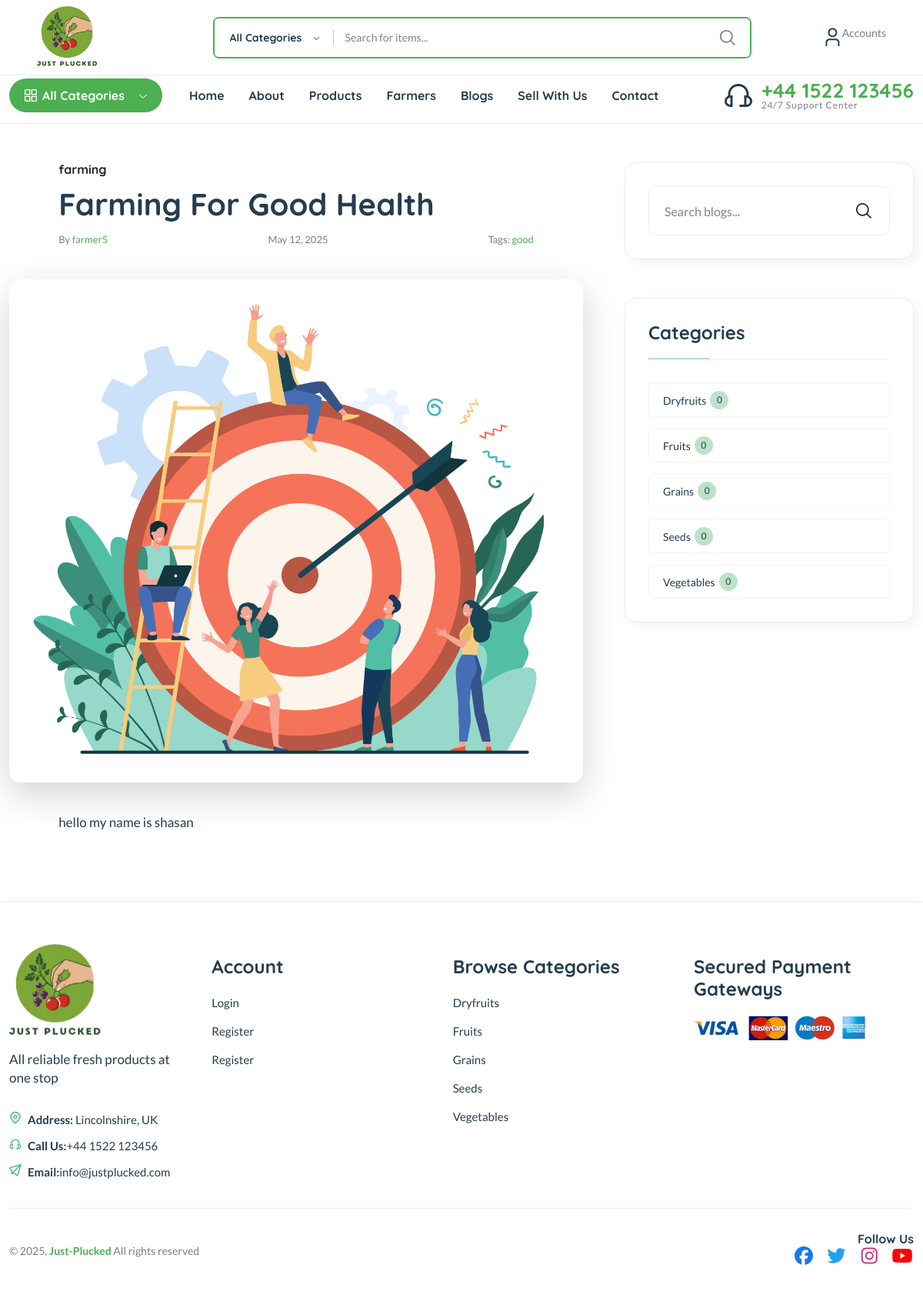
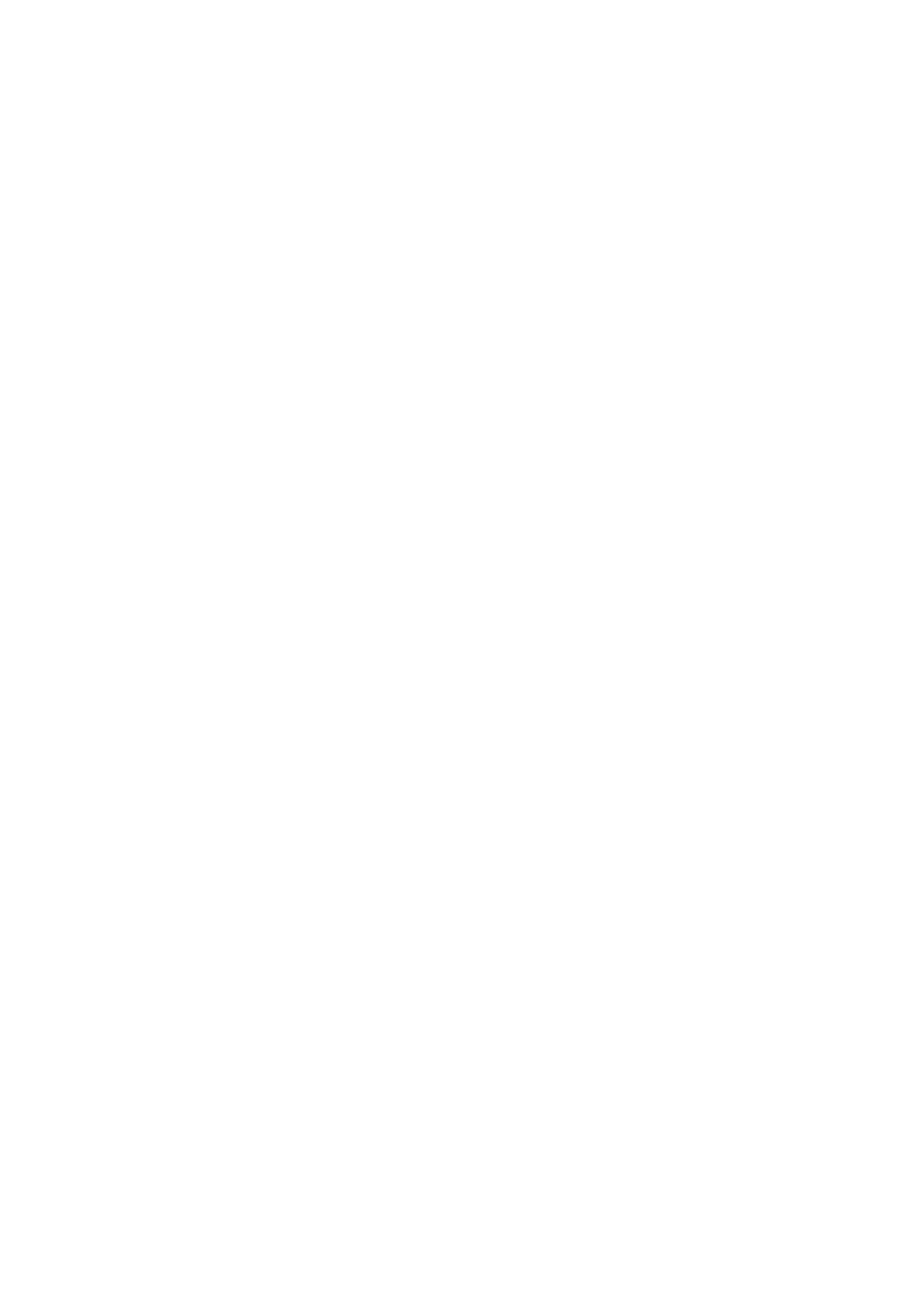
The app's page /blog/blogs/farming-for-good-health/ (upper part) with its own data (2 pictures, top to bottom).
### blog/models.py (models this page shows, shortened)
class Blog(models.Model):
    title = models.CharField(max_length=255)
    slug = models.SlugField(unique=True, blank=True, null=True)
    thumbnail=models.ImageField(upload_to='blog-images',blank=True,null=True)
    content = models.TextField()
    author = models.ForeignKey('auth.User', on_delete=models.CASCADE, related_name='blogs')
    category = models.ForeignKey(Category, on_delete=models.SET_NULL, null=True, blank=True)
    tags = models.ManyToManyField(Tag, related_name='blogs')
    created_at = models.DateTimeField(auto_now_add=True)
    updated_at = models.DateTimeField(auto_now=True)
    class Meta:
        ordering = ['-created_at']

class Category(models.Model):
    name = models.CharField(max_length=255, unique=True)
    slug = models.SlugField(unique=True)

class Tag(models.Model):
    name = models.CharField(max_length=255, unique=True)

### master/models.py (models this page shows, shortened)
class Category(models.Model):
    id = models.BigAutoField(primary_key=True)
    name = models.CharField(max_length=150, verbose_name="Category Name")
    slug = models.SlugField(max_length=150, unique=True, blank=True, null=True, verbose_name="Slug")
    parent = models.ForeignKey(
        'self',
        on_delete=models.SET_NULL,
        null=True,
        blank=True,
        related_name='subcategories',
        verbose_name="Parent Category"
    )
    description = models.TextField(blank=True, null=True, verbose_name="Description")
    active = models.BooleanField(default=True, verbose_name="Is Active")
    remarks = models.TextField(blank=True, null=True, verbose_name="Remarks")
    created = models.DateTimeField(auto_now_add=True, verbose_name="Created At")
    updated = models.DateTimeField(auto_now=True, verbose_name="Updated At")
    class Meta:
        verbose_name = "Category"
        verbose_name_plural = "Categories"
        ordering = ['name']

### blog/views.py (the view)
# urls.py: path('blogs/<slug:slug>/', BlogDetailView.as_view(), name='blog-detail'),
class BlogDetailView(DetailView):
    model = Blog
    template_name = 'website/blog/blog_detail.html'
    context_object_name = 'blog'

### farmer/context_processors.py (called while the page is built, shortened)
def farmer_dashboard_data(request):
    data = {}
    if not request.user.is_authenticated:
        return data

### website/context_processors.py (called while the page is built, shortened)
def example_context(request):
    user = request.user
    categories = Category.objects.all()
    cart_items = []
    wishlist_items = []
    return {
        'categories':       categories,
        'cart_items':       cart_items,
        'wishlist_items':   wishlist_items,
        'cart_count':       len(cart_items),
        'wishlist_count':   len(wishlist_items),
    }

### templates/website/blog/blog_detail.html
{% extends "website/base.html" %}
{% block content %}
<main class="main">
    <div class="page-content mb-50">
        <div class="container">
            <div class="row">
                <div class="col-xl-8 col-lg-8">
                    <div class="single-page pt-50 pr-30">
                        <div class="single-header style-2 mb-40">
                            <div class="row">
                                <div class="col-xl-10 col-lg-12 m-auto">
                                    <h6 class="category-name mb-10">
                                        <a href="{% url 'blog-list' %}" class="text-dark">{{ blog.category.name }}</a>
                                    </h6>
                                    <h2 class="blog-title mb-10">{{ blog.title }}</h2>
                                    <div class="single-header-meta font-xs">
                                        <span class="author">
                                            By <a href="{% url 'author-blog-list' username=blog.author.username %}">
                                                {{ blog.author.get_full_name|default:blog.author.username }}
                                            </a>
                                        </span>
                                        <span class="ml-30">{{ blog.created_at|date:"M d, Y" }}</span>
                                        {% if blog.tags.exists %}
                                        <span class="ml-30">Tags:
                                            {% for tag in blog.tags.all %}
                                            <a href="{% url 'blog-list' %}" class="text-brand">{{ tag.name }}</a>{% if not forloop.last %}, {% endif %}
                                            {% endfor %}
                                        </span>
                                        {% endif %}
                                    </div>
                                </div>
                            </div>
                        </div>
                        {% if blog.thumbnail %}
                        <figure class="single-thumbnail mb-40">
                            <img src="{{ blog.thumbnail.url }}" alt="{{ blog.title }}" class="w-100 rounded-15 shadow-lg" />
                        </figure>
                        {% else %}
                        <img class="border-radius-15" src="https://thumb.ac-illust.com/b1/b170870007dfa419295d949814474ab2_t.jpeg" alt="{{ blog.title }}" />
                        {% endif %}
                        <div class="single-content mb-40">
                            <div class="row">
                                <div class="col-xl-10 col-lg-12 m-auto">
                                    <div class="blog-content-details">
                                        {{ blog.content|safe }}
                                    </div>
                                </div>
                            </div>
                        </div>
                    </div>
                </div>
                <div class="col-xl-4 col-lg-4">
                    <div class="primary-sidebar sticky-sidebar pt-50">
                        <div class="widget-area mb-50">
                            <div class="sidebar-widget widget_search">
                                <div class="search-form">
                                    <form action="{% url 'blog-list' %}">
                                        <input type="text" placeholder="Search blogs..." name="q" />
                                        <button type="submit"><i class="fi-rs-search"></i></button>
                                    </form>
                                </div>
                            </div>
                        </div>
                        <div class="sidebar-widget widget-category-2 mb-30">
                            <h5 class="section-title style-1 mb-30">Categories</h5>
                            <ul>
                                {% for category in categories %}
  {% if category.slug %}
    <li>
      <a href="{% url 'blog-list-by-category' category_slug=category.slug %}"
         class="d-flex justify-content-between align-items-center">
        <span>{{ category.name }}</span>
        <span class="count">{{ category.blog_set.count }}</span>
      </a>
    </li>
  {% endif %}
{% endfor %}
                            </ul>
                        </div>
                    </div>
                </div>
            </div>
        </div>
    </div>
</main>
{% endblock %}

### templates/website/includes/footer.html (shortened to what this page needs)
{% load static %}
<div class="footer-bottom"></div>
  <section class="section-padding footer-mid">
  <div class="container pt-15 pb-20">
      <div class="row">
          <div class="col">
              <div class="widget-about font-md mb-md-3 mb-lg-3 mb-xl-0 wow animate__animated animate__fadeInUp" data-wow-delay="0">
                  <div class="logo mb-30">
                      <a href="{% url "home" %}" class="mb-15 w-50"><img src="{%static 'assets/justplucked.png'%}" alt="logo" style="width: 120px;"/></a>
                      <p class="font-lg text-heading">All reliable fresh products at one stop</p>
                  </div>
                  <ul class="contact-infor">
                      <li><img src="{% static 'assets/imgs/theme/icons/icon-location.svg'%}" alt="" /><strong>Address: </strong> <span>Lincolnshire, UK</span></li>
                      <li><img src="{% static 'assets/imgs/theme/icons/icon-contact.svg' %}" alt="" /><strong>Call Us:</strong><span>+44 1522 123456</span></li>
                      <li><img src="{% static 'assets/imgs/theme/icons/icon-email-2.svg' %}" alt="" /><strong>Email:</strong><span>info@justplucked.com</span></li>
                                                  </ul>
              </div>
          </div>
          <div class="footer-link-widget col wow animate__animated animate__fadeInUp" data-wow-delay=".2s">
              <h4 class="widget-title">Account</h4>
              <ul class="footer-list mb-sm-5 mb-md-0">
                {% if request.user.is_authenticated %}
                <li><a href="{% url "cart_view" %}">Cart</a></li>
                <li><a href="{% url "order_history" %}">Order History</a></li>
                <li><a href="{% url "order_history" %}">Profile</a></li>
                <li><a href="{% url "wishlist" %}">Wishlist</li>
                {% else %}
                  <li><a href="{% url "login" %}">Login</a></li>
                  <li><a href="{% url "register" %}">Register</a></li>
                  <li><a href="{% url "register" %}">Register</a></li>
                {% endif %}
              </ul>
          </div>
         <div class="footer-link-widget col wow animate__animated animate__fadeInUp" data-wow-delay=".4s">
  <h4 class="widget-title">Browse Categories</h4>
  <ul class="footer-list mb-sm-5 mb-md-0">
    {% for category in categories %}
      <li>
        <a href="{% url 'product_list' %}?category={{ category.id }}">
          {{ category.name }}
        </a>
      </li>
    {% endfor %}
  </ul>
</div>
          <div class="footer-link-widget widget-install-app col wow animate__animated animate__fadeInUp" data-wow-delay=".5s">
              <h4 class="widget-title">Secured Payment Gateways</h4>
              <img class="" src="{% static 'assets/imgs/theme/payment-method.png'%}" alt="" />
          </div>
      </div>
  </section>
  <div class="container pb-30 wow animate__animated animate__fadeInUp" data-wow-delay="0">
  <div class="row align-items-center">
      <div class="col-12 mb-30">
          <div class="footer-bottom"></div>
      </div>
      <div class="col-xl-4 col-lg-6 col-md-6">
          <p class="font-sm mb-0">&copy; 2025, <strong class="text-brand">Just-Plucked</strong> All rights reserved</p>
      </div>
      <div class="col-xl-4 col-lg-6 col-md-6 text-end d-none d-md-block">
          <div class="mobile-social-icon">
              <h6>Follow Us</h6>
              <a href="https://www.facebook.com" target="_blank" style="color: #1877F2; font-size: 24px; margin-right: 10px;">
                  <i class="fab fa-facebook"></i>
              </a>
              <a href="https://twitter.com" target="_blank" style="color: #1DA1F2; font-size: 24px; margin-right: 10px;">
                  <i class="fab fa-twitter"></i>
              </a>
              <a href="https://www.instagram.com" target="_blank" style="color: #C13584; font-size: 24px; margin-right: 10px;">
                  <i class="fab fa-instagram"></i>
              </a>
              <a href="https://www.youtube.com" target="_blank" style="color: #FF0000; font-size: 24px;">
                  <i class="fab fa-youtube"></i>
              </a>
          </div>
      </div>
      </div>
  </div>

### records on screen
Blog: category.name "farming", title "Farming For Good Health", author.get_full_name "farmer5", created_at "May 12, 2025", thumbnail (picture), content "hello my name is shasan"
Tag: name "good"
Category: name "Dryfruits"
Category: name "Fruits"
Category: name "Grains"
Category: name "Seeds"
Category: name "Vegetables"
